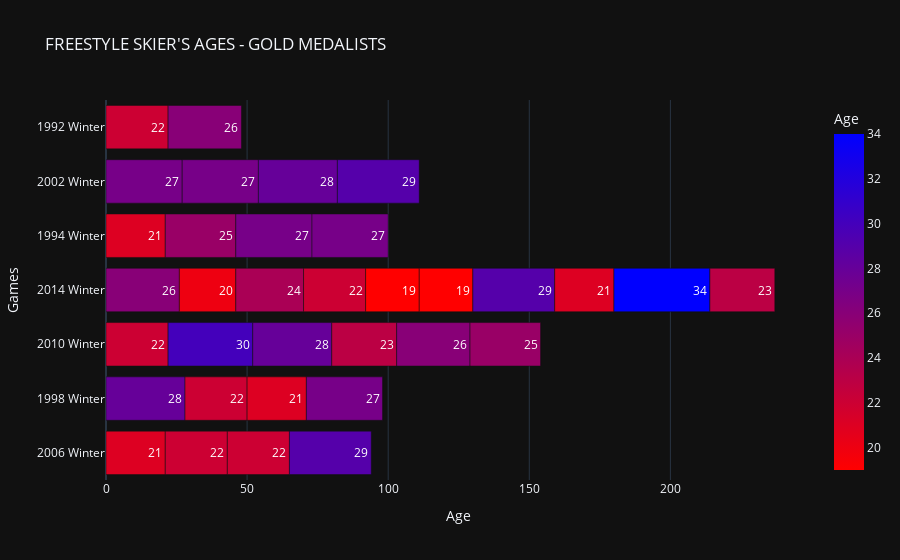

Notebook code cell kept with this figure:
### Markdown cell above
Same thing, in plotly:

### Code cell
fig = px.bar(
    winter_games_gold_fs,
    x='Age',
    y='Games', 
    title="FREESTYLE SKIER'S AGES - GOLD MEDALISTS",
    text="Age", 
    color="Age",
    color_continuous_scale='Bluered_r',
    template = "plotly_dark",
    orientation="h"
)

fig.update_traces(textfont_size=12, textangle=0, textposition="inside", cliponaxis=False)
fig.show()

### Figure 1 — Plotly figure (JSON) as saved in the notebook; plotly's stock layout.template omitted (floating-point values rounded to 4 significant figures)
{"data": [{"alignmentgroup": "True", "cliponaxis": false, "hovertemplate": "Age=%{marker.color}<br>Games=%{y}<extra></extra>", "legendgroup": "", "marker": {"color": [21, 28, 22, 26, 20, 21, 27, 24, 25, 22, 19, 30, 22, 22, 27, 22, 19, 28, 23, 29, 27, 29, 26, 22, 21, 25, 27, 27, 21, 28, 34, 29, 26, 23], "coloraxis": "coloraxis", "pattern": {"shape": ""}}, "name": "", "offsetgroup": "", "orientation": "h", "showlegend": false, "text": [21, 28, 22, 26, 20, 21, 27, 24, 25, 22, 19, 30, 22, 22, 27, 22, 19, 28, 23, 29, 27, 29, 26, 22, 21, 25, 27, 27, 21, 28, 34, 29, 26, 23], "textangle": 0, "textfont": {"size": 12}, "textposition": "inside", "type": "bar", "x": [21, 28, 22, 26, 20, 21, 27, 24, 25, 22, 19, 30, 22, 22, 27, 22, 19, 28, 23, 29, 27, 29, 26, 22, 21, 25, 27, 27, 21, 28, 34, 29, 26, 23], "xaxis": "x", "y": ["2006 Winter", "1998 Winter", "2010 Winter", "2014 Winter", "2014 Winter", "1994 Winter", "2002 Winter", "2014 Winter", "1994 Winter", "2014 Winter", "2014 Winter", "2010 Winter", "1992 Winter", "2006 Winter", "1994 Winter", "2006 Winter", "2014 Winter", "2010 Winter", "2010 Winter", "2014 Winter", "2002 Winter", "2006 Winter", "2010 Winter", "1998 Winter", "1998 Winter", "2010 Winter", "1994 Winter", "1998 Winter", "2014 Winter", "2002 Winter", "2014 Winter", "2002 Winter", "1992 Winter", "2014 Winter"], "yaxis": "y"}], "layout": {"barmode": "relative", "coloraxis": {"colorbar": {"title": {"text": "Age"}}, "colorscale": [[0, "rgb(255,0,0)"], [1, "rgb(0,0,255)"]]}, "legend": {"tracegroupgap": 0}, "title": {"text": "FREESTYLE SKIER'S AGES - GOLD MEDALISTS"}, "xaxis": {"anchor": "y", "domain": [0, 1], "title": {"text": "Age"}}, "yaxis": {"anchor": "x", "domain": [0, 1], "title": {"text": "Games"}}}}
